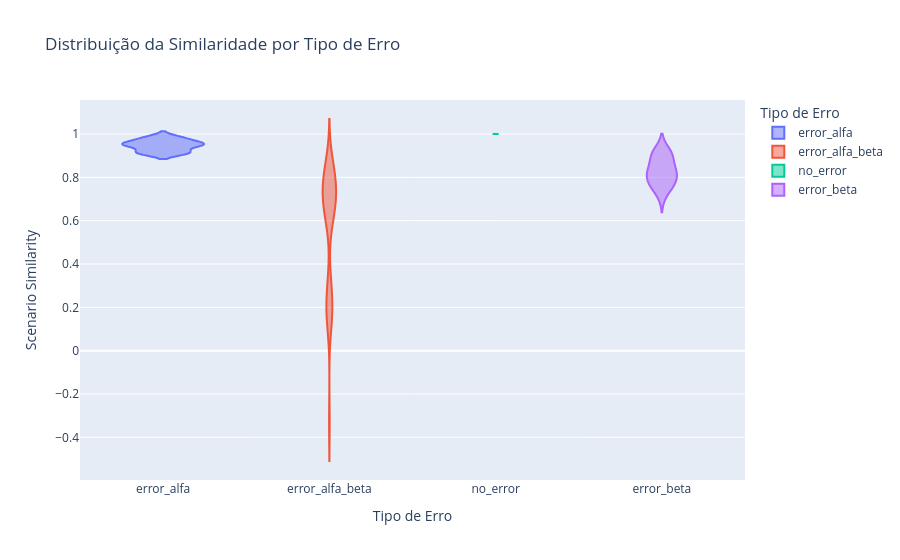

The code cell stored with this chart in its notebook:
### Code cell
fig = px.violin(given_then_df, x='tipo_de_erro', y='Scenario Similarity', 
                color='tipo_de_erro', 
                title='Distribuição da Similaridade por Tipo de Erro',
                labels={'Scenario Similarity': 'Scenario Similarity', 'tipo_de_erro': 'Tipo de Erro'},
                hover_data={
                    'desired_given_exp': True, 
                    'candidate_given_exp': True,
                    'Penality Given': True,
                    'Global Similarity Given': True,
                    'Final Similarity Given': True,
                    'desired_then_exp': True, 
                    'candidate_then_exp': True,
                    'Penality Then': True,
                    'Global Similarity Then': True,
                    'Final Similarity Then': True,
                    '#given_plus': True,
                    '#given_less': True,
                    '#then_plus': True, 
                    '#then_less': True
                })

fig.show()

### Figure 1 — Plotly figure (JSON) as saved in the notebook; plotly's stock layout.template omitted (floating-point values rounded to 4 significant figures; data arrays with more than 128 entries replaced by an {"elided": "..."} marker saying what was removed)
{"data": [{"alignmentgroup": "True", "box": {"visible": false}, "customdata": {"elided": "20x14 mixed values"}, "hovertemplate": "Tipo de Erro=%{x}<br>Scenario Similarity=%{y}<br>desired_given_exp=%{customdata[0]}<br>candidate_given_exp=%{customdata[1]}<br>Penality Given=%{customdata[2]}<br>Global Similarity Given=%{customdata[3]}<br>Final Similarity Given=%{customdata[4]}<br>desired_then_exp=%{customdata[5]}<br>candidate_then_exp=%{customdata[6]}<br>Penality Then=%{customdata[7]}<br>Global Similarity Then=%{customdata[8]}<br>Final Similarity Then=%{customdata[9]}<br>#given_plus=%{customdata[10]}<br>#given_less=%{customdata[11]}<br>#then_plus=%{customdata[12]}<br>#then_less=%{customdata[13]}<extra></extra>", "legendgroup": "error_alfa", "marker": {"color": "#636efa"}, "name": "error_alfa", "offsetgroup": "error_alfa", "orientation": "v", "scalegroup": "True", "showlegend": true, "type": "violin", "x": ["error_alfa", "error_alfa", "error_alfa", "error_alfa", "error_alfa", "error_alfa", "error_alfa", "error_alfa", "error_alfa", "error_alfa", "error_alfa", "error_alfa", "error_alfa", "error_alfa", "error_alfa", "error_alfa", "error_alfa", "error_alfa", "error_alfa", "error_alfa"], "x0": " ", "xaxis": "x", "y": [0.914, 0.914, 0.944, 0.914, 0.914, 0.944, 0.914, 0.914, 0.944, 0.954, 0.954, 0.984, 0.954, 0.954, 0.984, 0.954, 0.954, 0.984, 0.97, 0.97], "y0": " ", "yaxis": "y"}, {"alignmentgroup": "True", "box": {"visible": false}, "customdata": {"elided": "429x14 mixed values"}, "hovertemplate": "Tipo de Erro=%{x}<br>Scenario Similarity=%{y}<br>desired_given_exp=%{customdata[0]}<br>candidate_given_exp=%{customdata[1]}<br>Penality Given=%{customdata[2]}<br>Global Similarity Given=%{customdata[3]}<br>Final Similarity Given=%{customdata[4]}<br>desired_then_exp=%{customdata[5]}<br>candidate_then_exp=%{customdata[6]}<br>Penality Then=%{customdata[7]}<br>Global Similarity Then=%{customdata[8]}<br>Final Similarity Then=%{customdata[9]}<br>#given_plus=%{customdata[10]}<br>#given_less=%{customdata[11]}<br>#then_plus=%{customdata[12]}<br>#then_less=%{customdata[13]}<extra></extra>", "legendgroup": "error_alfa_beta", "marker": {"color": "#EF553B"}, "name": "error_alfa_beta", "offsetgroup": "error_alfa_beta", "orientation": "v", "scalegroup": "True", "showlegend": true, "type": "violin", "x": {"elided": "429 str values"}, "x0": " ", "xaxis": "x", "y": {"elided": "429 float values"}, "y0": " ", "yaxis": "y"}, {"alignmentgroup": "True", "box": {"visible": false}, "customdata": [["battery >= 10 AND satellite_count >= 7 AND wind_speed <= 36", "battery >= 10 AND satellite_count >= 7 AND wind_speed <= 36", 0, 1, 1, "height >= 30 AND source_distance == 0", "height >= 30 AND source_distance == 0", 0, 1, 1, 0, 0, 0, 0]], "hovertemplate": "Tipo de Erro=%{x}<br>Scenario Similarity=%{y}<br>desired_given_exp=%{customdata[0]}<br>candidate_given_exp=%{customdata[1]}<br>Penality Given=%{customdata[2]}<br>Global Similarity Given=%{customdata[3]}<br>Final Similarity Given=%{customdata[4]}<br>desired_then_exp=%{customdata[5]}<br>candidate_then_exp=%{customdata[6]}<br>Penality Then=%{customdata[7]}<br>Global Similarity Then=%{customdata[8]}<br>Final Similarity Then=%{customdata[9]}<br>#given_plus=%{customdata[10]}<br>#given_less=%{customdata[11]}<br>#then_plus=%{customdata[12]}<br>#then_less=%{customdata[13]}<extra></extra>", "legendgroup": "no_error", "marker": {"color": "#00cc96"}, "name": "no_error", "offsetgroup": "no_error", "orientation": "v", "scalegroup": "True", "showlegend": true, "type": "violin", "x": ["no_error"], "x0": " ", "xaxis": "x", "y": [1], "y0": " ", "yaxis": "y"}, {"alignmentgroup": "True", "box": {"visible": false}, "customdata": {"elided": "15x14 mixed values"}, "hovertemplate": "Tipo de Erro=%{x}<br>Scenario Similarity=%{y}<br>desired_given_exp=%{customdata[0]}<br>candidate_given_exp=%{customdata[1]}<br>Penality Given=%{customdata[2]}<br>Global Similarity Given=%{customdata[3]}<br>Final Similarity Given=%{customdata[4]}<br>desired_then_exp=%{customdata[5]}<br>candidate_then_exp=%{customdata[6]}<br>Penality Then=%{customdata[7]}<br>Global Similarity Then=%{customdata[8]}<br>Final Similarity Then=%{customdata[9]}<br>#given_plus=%{customdata[10]}<br>#given_less=%{customdata[11]}<br>#then_plus=%{customdata[12]}<br>#then_less=%{customdata[13]}<extra></extra>", "legendgroup": "error_beta", "marker": {"color": "#ab63fa"}, "name": "error_beta", "offsetgroup": "error_beta", "orientation": "v", "scalegroup": "True", "showlegend": true, "type": "violin", "x": ["error_beta", "error_beta", "error_beta", "error_beta", "error_beta", "error_beta", "error_beta", "error_beta", "error_beta", "error_beta", "error_beta", "error_beta", "error_beta", "error_beta", "error_beta"], "x0": " ", "xaxis": "x", "y": [0.897, 0.897, 0.842, 0.923, 0.82, 0.82, 0.765, 0.923, 0.82, 0.82, 0.765, 0.875, 0.772, 0.772, 0.717], "y0": " ", "yaxis": "y"}], "layout": {"legend": {"title": {"text": "Tipo de Erro"}, "tracegroupgap": 0}, "title": {"text": "Distribuição da Similaridade por Tipo de Erro"}, "violinmode": "overlay", "xaxis": {"anchor": "y", "categoryarray": ["error_alfa", "error_alfa_beta", "no_error", "error_beta"], "categoryorder": "array", "domain": [0, 1], "title": {"text": "Tipo de Erro"}}, "yaxis": {"anchor": "x", "domain": [0, 1], "title": {"text": "Scenario Similarity"}}}}
